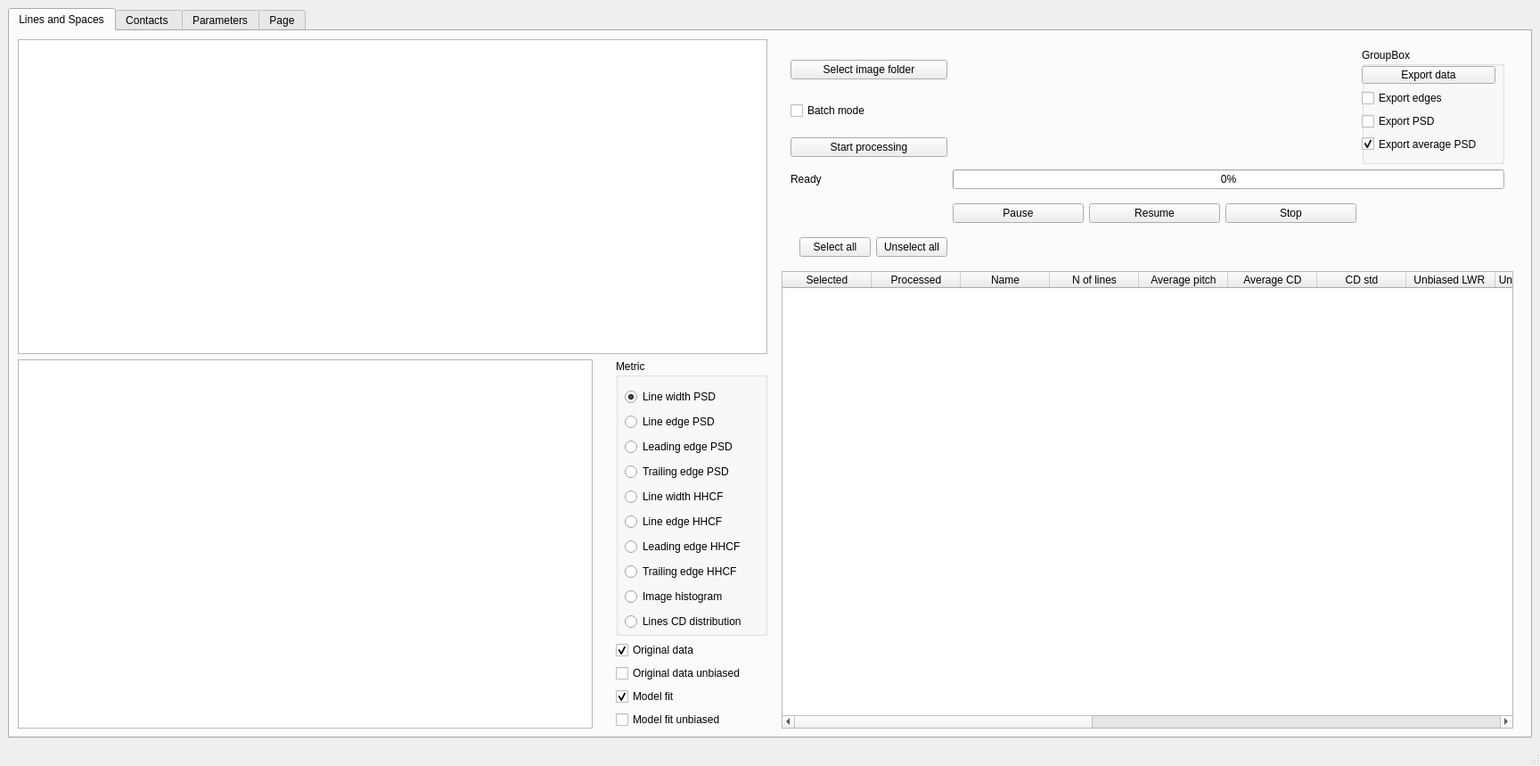
<?xml version="1.0" encoding="UTF-8"?>
<ui version="4.0">
 <class>MainWindow</class>
 <widget class="QMainWindow" name="MainWindow">
  <property name="geometry">
   <rect>
    <x>0</x>
    <y>0</y>
    <width>1728</width>
    <height>859</height>
   </rect>
  </property>
  <property name="windowTitle">
   <string>MainWindow</string>
  </property>
  <widget class="QWidget" name="centralwidget">
   <layout class="QVBoxLayout" name="verticalLayout">
    <item>
     <widget class="QTabWidget" name="tabs">
      <property name="font">
       <font>
        <bold>false</bold>
       </font>
      </property>
      <property name="currentIndex">
       <number>0</number>
      </property>
      <widget class="QWidget" name="lines_tab">
       <attribute name="title">
        <string>Lines and Spaces</string>
       </attribute>
       <layout class="QHBoxLayout" name="horizontalLayout">
        <item>
         <layout class="QVBoxLayout" name="verticalLayout_2">
          <item>
           <widget class="PlotWidget" name="line_image_view">
            <property name="minimumSize">
             <size>
              <width>760</width>
              <height>0</height>
             </size>
            </property>
           </widget>
          </item>
          <item>
           <layout class="QHBoxLayout" name="horizontalLayout_2">
            <item>
             <widget class="PlotWidget" name="metric_plot"/>
            </item>
            <item>
             <spacer name="verticalSpacer">
              <property name="orientation">
               <enum>Qt::Vertical</enum>
              </property>
              <property name="sizeHint" stdset="0">
               <size>
                <width>20</width>
                <height>40</height>
               </size>
              </property>
             </spacer>
            </item>
            <item>
             <layout class="QVBoxLayout" name="verticalLayout_3" stretch="0,0,1,1,1">
              <property name="spacing">
               <number>-1</number>
              </property>
              <property name="leftMargin">
               <number>0</number>
              </property>
              <property name="topMargin">
               <number>0</number>
              </property>
              <property name="rightMargin">
               <number>0</number>
              </property>
              <property name="bottomMargin">
               <number>0</number>
              </property>
              <item>
               <widget class="QGroupBox" name="metric_selection">
                <property name="sizePolicy">
                 <sizepolicy hsizetype="Preferred" vsizetype="Preferred">
                  <horstretch>0</horstretch>
                  <verstretch>0</verstretch>
                 </sizepolicy>
                </property>
                <property name="minimumSize">
                 <size>
                  <width>170</width>
                  <height>310</height>
                 </size>
                </property>
                <property name="title">
                 <string>Metric</string>
                </property>
                <widget class="QWidget" name="verticalLayoutWidget_3">
                 <property name="geometry">
                  <rect>
                   <x>10</x>
                   <y>30</y>
                   <width>153</width>
                   <height>281</height>
                  </rect>
                 </property>
                 <layout class="QVBoxLayout" name="verticalLayout_4">
                  <item>
                   <widget class="QRadioButton" name="radioButton">
                    <property name="text">
                     <string>Line width PSD</string>
                    </property>
                    <property name="checked">
                     <bool>true</bool>
                    </property>
                   </widget>
                  </item>
                  <item>
                   <widget class="QRadioButton" name="radioButton_8">
                    <property name="text">
                     <string>Line edge PSD</string>
                    </property>
                   </widget>
                  </item>
                  <item>
                   <widget class="QRadioButton" name="radioButton_5">
                    <property name="text">
                     <string>Leading edge PSD</string>
                    </property>
                   </widget>
                  </item>
                  <item>
                   <widget class="QRadioButton" name="radioButton_6">
                    <property name="text">
                     <string>Trailing edge PSD</string>
                    </property>
                   </widget>
                  </item>
                  <item>
                   <widget class="QRadioButton" name="radioButton_7">
                    <property name="text">
                     <string>Line width HHCF</string>
                    </property>
                   </widget>
                  </item>
                  <item>
                   <widget class="QRadioButton" name="radioButton_2">
                    <property name="text">
                     <string>Line edge HHCF</string>
                    </property>
                   </widget>
                  </item>
                  <item>
                   <widget class="QRadioButton" name="radioButton_10">
                    <property name="text">
                     <string>Leading edge HHCF</string>
                    </property>
                   </widget>
                  </item>
                  <item>
                   <widget class="QRadioButton" name="radioButton_3">
                    <property name="text">
                     <string>Trailing edge HHCF</string>
                    </property>
                   </widget>
                  </item>
                  <item>
                   <widget class="QRadioButton" name="histogram">
                    <property name="text">
                     <string>Image histogram</string>
                    </property>
                   </widget>
                  </item>
                  <item>
                   <widget class="QRadioButton" name="radioButton_4">
                    <property name="text">
                     <string>Lines CD distribution</string>
                    </property>
                   </widget>
                  </item>
                 </layout>
                </widget>
               </widget>
              </item>
              <item>
               <widget class="QCheckBox" name="metric_original_data">
                <property name="text">
                 <string>Original data</string>
                </property>
                <property name="checked">
                 <bool>true</bool>
                </property>
               </widget>
              </item>
              <item>
               <widget class="QCheckBox" name="metric_data_unbiased">
                <property name="text">
                 <string>Original data unbiased</string>
                </property>
               </widget>
              </item>
              <item>
               <widget class="QCheckBox" name="metric_model_fit">
                <property name="text">
                 <string>Model fit</string>
                </property>
                <property name="checked">
                 <bool>true</bool>
                </property>
               </widget>
              </item>
              <item>
               <widget class="QCheckBox" name="metric_model_fit_unbiased">
                <property name="text">
                 <string>Model fit unbiased</string>
                </property>
               </widget>
              </item>
             </layout>
            </item>
           </layout>
          </item>
         </layout>
        </item>
        <item>
         <layout class="QVBoxLayout" name="verticalLayout_5">
          <property name="leftMargin">
           <number>10</number>
          </property>
          <property name="rightMargin">
           <number>10</number>
          </property>
          <item>
           <layout class="QGridLayout" name="gridLayout">
            <property name="leftMargin">
             <number>10</number>
            </property>
            <property name="topMargin">
             <number>10</number>
            </property>
            <property name="rightMargin">
             <number>10</number>
            </property>
            <property name="bottomMargin">
             <number>10</number>
            </property>
            <item row="2" column="0">
             <widget class="QPushButton" name="process_lines_button">
              <property name="text">
               <string>Start processing</string>
              </property>
             </widget>
            </item>
            <item row="2" column="1">
             <spacer name="horizontalSpacer">
              <property name="orientation">
               <enum>Qt::Horizontal</enum>
              </property>
              <property name="sizeHint" stdset="0">
               <size>
                <width>40</width>
                <height>20</height>
               </size>
              </property>
             </spacer>
            </item>
            <item row="0" column="2" rowspan="3">
             <widget class="QGroupBox" name="groupBox_2">
              <property name="minimumSize">
               <size>
                <width>160</width>
                <height>130</height>
               </size>
              </property>
              <property name="title">
               <string>GroupBox</string>
              </property>
              <widget class="QWidget" name="verticalLayoutWidget_5">
               <property name="geometry">
                <rect>
                 <x>0</x>
                 <y>20</y>
                 <width>150</width>
                 <height>97</height>
                </rect>
               </property>
               <layout class="QVBoxLayout" name="verticalLayout_6">
                <item>
                 <widget class="QPushButton" name="pushButton_5">
                  <property name="text">
                   <string>Export data</string>
                  </property>
                 </widget>
                </item>
                <item>
                 <widget class="QCheckBox" name="checkBox_7">
                  <property name="text">
                   <string>Export edges</string>
                  </property>
                 </widget>
                </item>
                <item>
                 <widget class="QCheckBox" name="checkBox_6">
                  <property name="text">
                   <string>Export PSD</string>
                  </property>
                 </widget>
                </item>
                <item>
                 <widget class="QCheckBox" name="checkBox_5">
                  <property name="text">
                   <string>Export average PSD</string>
                  </property>
                  <property name="checked">
                   <bool>true</bool>
                  </property>
                 </widget>
                </item>
               </layout>
              </widget>
             </widget>
            </item>
            <item row="0" column="0">
             <widget class="QPushButton" name="pushButton_ImageFolder">
              <property name="text">
               <string>Select image folder</string>
              </property>
             </widget>
            </item>
            <item row="1" column="0">
             <widget class="QCheckBox" name="checkBox_4">
              <property name="text">
               <string>Batch mode</string>
              </property>
             </widget>
            </item>
            <item row="3" column="0">
             <widget class="QLabel" name="label">
              <property name="text">
               <string>Ready</string>
              </property>
             </widget>
            </item>
            <item row="3" column="1" colspan="2">
             <widget class="QProgressBar" name="progressBar">
              <property name="value">
               <number>0</number>
              </property>
             </widget>
            </item>
            <item row="4" column="1">
             <layout class="QHBoxLayout" name="horizontalLayout_4">
              <property name="topMargin">
               <number>10</number>
              </property>
              <item>
               <widget class="QPushButton" name="pushButton_6">
                <property name="text">
                 <string>Pause</string>
                </property>
               </widget>
              </item>
              <item>
               <widget class="QPushButton" name="pushButton_8">
                <property name="text">
                 <string>Resume</string>
                </property>
               </widget>
              </item>
              <item>
               <widget class="QPushButton" name="pushButton_7">
                <property name="text">
                 <string>Stop</string>
                </property>
               </widget>
              </item>
             </layout>
            </item>
            <item row="6" column="0">
             <layout class="QHBoxLayout" name="horizontalLayout_6">
              <property name="leftMargin">
               <number>10</number>
              </property>
              <property name="topMargin">
               <number>10</number>
              </property>
              <item>
               <widget class="QPushButton" name="pushButton_3">
                <property name="text">
                 <string>Select all</string>
                </property>
               </widget>
              </item>
              <item>
               <widget class="QPushButton" name="pushButton_4">
                <property name="text">
                 <string>Unselect all</string>
                </property>
               </widget>
              </item>
             </layout>
            </item>
           </layout>
          </item>
          <item>
           <widget class="QTableWidget" name="linesTable">
            <property name="alternatingRowColors">
             <bool>true</bool>
            </property>
            <property name="rowCount">
             <number>0</number>
            </property>
            <property name="columnCount">
             <number>19</number>
            </property>
            <column>
             <property name="text">
              <string>Selected</string>
             </property>
            </column>
            <column>
             <property name="text">
              <string>Processed</string>
             </property>
            </column>
            <column>
             <property name="text">
              <string>Name</string>
             </property>
            </column>
            <column>
             <property name="text">
              <string>N of lines</string>
             </property>
            </column>
            <column>
             <property name="text">
              <string>Average pitch</string>
             </property>
            </column>
            <column>
             <property name="text">
              <string>Average CD</string>
             </property>
            </column>
            <column>
             <property name="text">
              <string>CD std</string>
             </property>
            </column>
            <column>
             <property name="text">
              <string>Unbiased LWR </string>
             </property>
            </column>
            <column>
             <property name="text">
              <string>Unbiased LWR fit</string>
             </property>
            </column>
            <column/>
            <column/>
            <column/>
            <column/>
            <column/>
            <column/>
            <column/>
            <column/>
            <column/>
            <column/>
           </widget>
          </item>
         </layout>
        </item>
       </layout>
      </widget>
      <widget class="QWidget" name="contacts_tab">
       <attribute name="title">
        <string>Contacts </string>
       </attribute>
      </widget>
      <widget class="QWidget" name="parameters_Tab">
       <attribute name="title">
        <string>Parameters</string>
       </attribute>
       <layout class="QHBoxLayout" name="horizontalLayout_3">
        <item>
         <layout class="QVBoxLayout" name="verticalLayout_7">
          <item>
           <widget class="QGraphicsView" name="graphicsView_3">
            <property name="maximumSize">
             <size>
              <width>16777215</width>
              <height>16777215</height>
             </size>
            </property>
           </widget>
          </item>
          <item>
           <widget class="QGroupBox" name="groupBox_3">
            <property name="minimumSize">
             <size>
              <width>0</width>
              <height>50</height>
             </size>
            </property>
            <property name="title">
             <string>Preprocessing</string>
            </property>
            <layout class="QHBoxLayout" name="horizontalLayout_10">
             <item>
              <layout class="QGridLayout" name="gridLayout_2">
               <item row="3" column="0" colspan="2">
                <widget class="QSlider" name="horizontalSlider">
                 <property name="minimum">
                  <number>-90</number>
                 </property>
                 <property name="maximum">
                  <number>90</number>
                 </property>
                 <property name="orientation">
                  <enum>Qt::Horizontal</enum>
                 </property>
                </widget>
               </item>
               <item row="4" column="0">
                <widget class="QLabel" name="label_4">
                 <property name="text">
                  <string>Rotation angle [deg]</string>
                 </property>
                 <property name="alignment">
                  <set>Qt::AlignRight|Qt::AlignTrailing|Qt::AlignVCenter</set>
                 </property>
                </widget>
               </item>
               <item row="2" column="0" colspan="2">
                <widget class="QLabel" name="label_3">
                 <property name="maximumSize">
                  <size>
                   <width>16777215</width>
                   <height>30</height>
                  </size>
                 </property>
                 <property name="text">
                  <string>Manual rotation adjustment</string>
                 </property>
                 <property name="alignment">
                  <set>Qt::AlignCenter</set>
                 </property>
                </widget>
               </item>
               <item row="1" column="0">
                <widget class="QLabel" name="label_2">
                 <property name="text">
                  <string>Image denoising</string>
                 </property>
                 <property name="alignment">
                  <set>Qt::AlignRight|Qt::AlignTrailing|Qt::AlignVCenter</set>
                 </property>
                </widget>
               </item>
               <item row="1" column="1">
                <widget class="QLineEdit" name="lineEdit">
                 <property name="text">
                  <string>11</string>
                 </property>
                </widget>
               </item>
               <item row="0" column="0">
                <widget class="QCheckBox" name="checkBox_10">
                 <property name="text">
                  <string>Automatic rotation correction</string>
                 </property>
                 <property name="checked">
                  <bool>true</bool>
                 </property>
                </widget>
               </item>
               <item row="4" column="1">
                <widget class="QLineEdit" name="lineEdit_2">
                 <property name="text">
                  <string>0</string>
                 </property>
                </widget>
               </item>
              </layout>
             </item>
             <item>
              <widget class="QGroupBox" name="groupBox_7">
               <property name="title">
                <string>Gradient correction</string>
               </property>
               <layout class="QVBoxLayout" name="verticalLayout_9">
                <item>
                 <widget class="QRadioButton" name="radioButton_14">
                  <property name="text">
                   <string>None</string>
                  </property>
                  <property name="checked">
                   <bool>true</bool>
                  </property>
                 </widget>
                </item>
                <item>
                 <widget class="QRadioButton" name="radioButton_11">
                  <property name="text">
                   <string>Linear</string>
                  </property>
                 </widget>
                </item>
                <item>
                 <widget class="QRadioButton" name="radioButton_13">
                  <property name="text">
                   <string>Quadratic</string>
                  </property>
                 </widget>
                </item>
                <item>
                 <widget class="QRadioButton" name="radioButton_12">
                  <property name="text">
                   <string>Cubic</string>
                  </property>
                 </widget>
                </item>
               </layout>
              </widget>
             </item>
             <item>
              <widget class="QGroupBox" name="groupBox_8">
               <property name="title">
                <string>Region of interest</string>
               </property>
               <layout class="QVBoxLayout" name="verticalLayout_10">
                <item>
                 <widget class="QPushButton" name="pushButton_9">
                  <property name="text">
                   <string>Set ROI</string>
                  </property>
                 </widget>
                </item>
                <item>
                 <layout class="QFormLayout" name="formLayout">
                  <item row="0" column="0">
                   <widget class="QLabel" name="label_5">
                    <property name="text">
                     <string>X1</string>
                    </property>
                   </widget>
                  </item>
                  <item row="0" column="1">
                   <widget class="QLineEdit" name="X1">
                    <property name="text">
                     <string>100</string>
                    </property>
                   </widget>
                  </item>
                  <item row="1" column="0">
                   <widget class="QLabel" name="label_6">
                    <property name="text">
                     <string>X2</string>
                    </property>
                   </widget>
                  </item>
                  <item row="2" column="0">
                   <widget class="QLabel" name="label_7">
                    <property name="text">
                     <string>Y1</string>
                    </property>
                   </widget>
                  </item>
                  <item row="3" column="0">
                   <widget class="QLabel" name="label_8">
                    <property name="text">
                     <string>Y2</string>
                    </property>
                   </widget>
                  </item>
                  <item row="1" column="1">
                   <widget class="QLineEdit" name="X2">
                    <property name="text">
                     <string>1100</string>
                    </property>
                   </widget>
                  </item>
                  <item row="2" column="1">
                   <widget class="QLineEdit" name="Y1">
                    <property name="text">
                     <string>100</string>
                    </property>
                   </widget>
                  </item>
                  <item row="3" column="1">
                   <widget class="QLineEdit" name="Y2">
                    <property name="text">
                     <string>900</string>
                    </property>
                   </widget>
                  </item>
                 </layout>
                </item>
               </layout>
              </widget>
             </item>
            </layout>
           </widget>
          </item>
         </layout>
        </item>
        <item>
         <layout class="QVBoxLayout" name="verticalLayout_8">
          <item>
           <widget class="QGroupBox" name="groupBox_4">
            <property name="title">
             <string>Edge detection</string>
            </property>
            <layout class="QHBoxLayout" name="horizontalLayout_5">
             <item>
              <layout class="QVBoxLayout" name="verticalLayout_11">
               <property name="leftMargin">
                <number>10</number>
               </property>
               <property name="rightMargin">
                <number>10</number>
               </property>
               <property name="bottomMargin">
                <number>10</number>
               </property>
               <item>
                <widget class="QGroupBox" name="groupBox_9">
                 <property name="title">
                  <string>Image Tone</string>
                 </property>
                 <layout class="QVBoxLayout" name="verticalLayout_14">
                  <item>
                   <widget class="QRadioButton" name="tone_positive_radiobutton">
                    <property name="text">
                     <string>Positive</string>
                    </property>
                   </widget>
                  </item>
                  <item>
                   <widget class="QRadioButton" name="tone_negative_radiobutton">
                    <property name="text">
                     <string>Negative</string>
                    </property>
                    <property name="checked">
                     <bool>true</bool>
                    </property>
                   </widget>
                  </item>
                 </layout>
                </widget>
               </item>
               <item>
                <spacer name="horizontalSpacer_2">
                 <property name="orientation">
                  <enum>Qt::Horizontal</enum>
                 </property>
                 <property name="sizeHint" stdset="0">
                  <size>
                   <width>40</width>
                   <height>20</height>
                  </size>
                 </property>
                </spacer>
               </item>
               <item>
                <layout class="QGridLayout" name="gridLayout_3">
                 <item row="2" column="2">
                  <widget class="QLineEdit" name="MaxSpie">
                   <property name="text">
                    <string>10</string>
                   </property>
                  </widget>
                 </item>
                 <item row="1" column="2">
                  <widget class="QLineEdit" name="PinchingThreshold">
                   <property name="text">
                    <string>5</string>
                   </property>
                  </widget>
                 </item>
                 <item row="0" column="2">
                  <widget class="QLineEdit" name="BridgingThreshold">
                   <property name="text">
                    <string>5</string>
                   </property>
                  </widget>
                 </item>
                 <item row="3" column="0">
                  <widget class="QCheckBox" name="MultiCore">
                   <property name="text">
                    <string>Multi core</string>
                   </property>
                  </widget>
                 </item>
                 <item row="1" column="0">
                  <widget class="QLabel" name="label_11">
                   <property name="text">
                    <string>Pinching threshold</string>
                   </property>
                  </widget>
                 </item>
                 <item row="2" column="0">
                  <widget class="QLabel" name="label_12">
                   <property name="text">
                    <string>Max spike</string>
                   </property>
                  </widget>
                 </item>
                 <item row="0" column="0">
                  <widget class="QLabel" name="label_10">
                   <property name="text">
                    <string>Bridging threshold</string>
                   </property>
                  </widget>
                 </item>
                </layout>
               </item>
              </layout>
             </item>
             <item>
              <layout class="QGridLayout" name="gridLayout_4">
               <property name="leftMargin">
                <number>10</number>
               </property>
               <property name="topMargin">
                <number>10</number>
               </property>
               <property name="rightMargin">
                <number>10</number>
               </property>
               <property name="bottomMargin">
                <number>10</number>
               </property>
               <item row="4" column="0">
                <widget class="QLabel" name="label_18">
                 <property name="text">
                  <string>Pixel size [nm]</string>
                 </property>
                </widget>
               </item>
               <item row="2" column="1">
                <widget class="QLineEdit" name="minPeakProminence_line_edit">
                 <property name="text">
                  <string>0.36</string>
                 </property>
                </widget>
               </item>
               <item row="2" column="0">
                <widget class="QLabel" name="label_14">
                 <property name="text">
                  <string>Min peak prominence</string>
                 </property>
                </widget>
               </item>
               <item row="1" column="1">
                <widget class="QLineEdit" name="minPeakDistance_line_edit">
                 <property name="text">
                  <string>10</string>
                 </property>
                </widget>
               </item>
               <item row="0" column="1">
                <widget class="QLineEdit" name="threshold_line_edit">
                 <property name="text">
                  <string>0.5</string>
                 </property>
                </widget>
               </item>
               <item row="1" column="0">
                <widget class="QLabel" name="label_13">
                 <property name="text">
                  <string>Min peak distance</string>
                 </property>
                </widget>
               </item>
               <item row="0" column="0">
                <widget class="QLabel" name="label_9">
                 <property name="text">
                  <string>Threshold</string>
                 </property>
                </widget>
               </item>
               <item row="3" column="0" colspan="2">
                <layout class="QGridLayout" name="gridLayout_5">
                 <item row="0" column="0">
                  <widget class="QRadioButton" name="EdgeRange_button">
                   <property name="text">
                    <string>Edge range</string>
                   </property>
                   <property name="checked">
                    <bool>true</bool>
                   </property>
                  </widget>
                 </item>
                 <item row="1" column="0">
                  <widget class="QRadioButton" name="CDfraction_button">
                   <property name="text">
                    <string>CD fraction</string>
                   </property>
                  </widget>
                 </item>
                 <item row="0" column="1">
                  <widget class="QLineEdit" name="EdgeRange">
                   <property name="text">
                    <string>8</string>
                   </property>
                  </widget>
                 </item>
                 <item row="1" column="1">
                  <widget class="QLineEdit" name="CDFraction">
                   <property name="text">
                    <string>0.25</string>
                   </property>
                  </widget>
                 </item>
                </layout>
               </item>
               <item row="4" column="1">
                <widget class="QLineEdit" name="pixelSize_line_edit">
                 <property name="text">
                  <string>1</string>
                 </property>
                </widget>
               </item>
               <item row="5" column="0">
                <widget class="QLabel" name="label_15">
                 <property name="text">
                  <string>SEM model</string>
                 </property>
                </widget>
               </item>
               <item row="5" column="1">
                <widget class="QComboBox" name="SEM_model">
                 <item>
                  <property name="text">
                   <string>Generic</string>
                  </property>
                 </item>
                 <item>
                  <property name="text">
                   <string>Hitachi</string>
                  </property>
                 </item>
                 <item>
                  <property name="text">
                   <string>Zeiss</string>
                  </property>
                 </item>
                </widget>
               </item>
              </layout>
             </item>
             <item>
              <layout class="QVBoxLayout" name="verticalLayout_12">
               <property name="leftMargin">
                <number>10</number>
               </property>
               <item>
                <widget class="QGroupBox" name="Edge_fit_function">
                 <property name="title">
                  <string>Edge fit function</string>
                 </property>
                 <layout class="QVBoxLayout" name="verticalLayout_13">
                  <item>
                   <widget class="QRadioButton" name="Polynomial">
                    <property name="text">
                     <string>Polynomial</string>
                    </property>
                    <property name="checked">
                     <bool>true</bool>
                    </property>
                   </widget>
                  </item>
                  <item>
                   <widget class="QRadioButton" name="Linear">
                    <property name="text">
                     <string>Linear</string>
                    </property>
                   </widget>
                  </item>
                  <item>
                   <widget class="QRadioButton" name="ThresholdEdge">
                    <property name="text">
                     <string>Threshold</string>
                    </property>
                   </widget>
                  </item>
                  <item>
                   <widget class="QRadioButton" name="brightEdge">
                    <property name="text">
                     <string>Brigh edge</string>
                    </property>
                   </widget>
                  </item>
                  <item>
                   <widget class="QGroupBox" name="groupBox_11">
                    <property name="enabled">
                     <bool>false</bool>
                    </property>
                    <property name="title">
                     <string/>
                    </property>
                    <layout class="QVBoxLayout" name="verticalLayout_15">
                     <item>
                      <widget class="QRadioButton" name="radioButton_23">
                       <property name="text">
                        <string>Center</string>
                       </property>
                       <property name="checked">
                        <bool>true</bool>
                       </property>
                      </widget>
                     </item>
                     <item>
                      <widget class="QRadioButton" name="radioButton_24">
                       <property name="text">
                        <string>Inner</string>
                       </property>
                      </widget>
                     </item>
                     <item>
                      <widget class="QRadioButton" name="radioButton_25">
                       <property name="text">
                        <string>Outer</string>
                       </property>
                      </widget>
                     </item>
                    </layout>
                   </widget>
                  </item>
                  <item>
                   <spacer name="verticalSpacer_2">
                    <property name="orientation">
                     <enum>Qt::Vertical</enum>
                    </property>
                    <property name="sizeType">
                     <enum>QSizePolicy::Maximum</enum>
                    </property>
                    <property name="sizeHint" stdset="0">
                     <size>
                      <width>20</width>
                      <height>10</height>
                     </size>
                    </property>
                   </spacer>
                  </item>
                 </layout>
                </widget>
               </item>
              </layout>
             </item>
            </layout>
           </widget>
          </item>
          <item>
           <widget class="QGroupBox" name="groupBox_5">
            <property name="title">
             <string>Post processing</string>
            </property>
            <widget class="QCheckBox" name="checkBox_9">
             <property name="geometry">
              <rect>
               <x>20</x>
               <y>30</y>
               <width>203</width>
               <height>20</height>
              </rect>
             </property>
             <property name="text">
              <string>Edge distortion correction</string>
             </property>
            </widget>
           </widget>
          </item>
          <item>
           <widget class="QGroupBox" name="groupBox_6">
            <property name="title">
             <string>Power spectral density fit</string>
            </property>
            <layout class="QHBoxLayout" name="horizontalLayout_7">
             <item>
              <layout class="QGridLayout" name="gridLayout_6">
               <item row="0" column="0">
                <widget class="QRadioButton" name="radioButton_26">
                 <property name="text">
                  <string>Multitaper</string>
                 </property>
                </widget>
               </item>
               <item row="1" column="0">
                <widget class="QGroupBox" name="groupBox_12">
                 <property name="title">
                  <string/>
                 </property>
                 <layout class="QGridLayout" name="gridLayout_8">
                  <item row="0" column="1">
                   <widget class="QComboBox" name="comboBox_2">
                    <item>
                     <property name="text">
                      <string>Slepian</string>
                     </property>
                    </item>
                    <item>
                     <property name="text">
                      <string>Sinusoidal</string>
                     </property>
                    </item>
                   </widget>
                  </item>
                  <item row="2" column="0">
                   <widget class="QLabel" name="label_17">
                    <property name="text">
                     <string>Number of tapers</string>
                    </property>
                   </widget>
                  </item>
                  <item row="0" column="0">
                   <widget class="QLabel" name="label_16">
                    <property name="text">
                     <string>Taper functions</string>
                    </property>
                   </widget>
                  </item>
                  <item row="2" column="1">
                   <widget class="QLineEdit" name="lineEdit_16"/>
                  </item>
                 </layout>
                </widget>
               </item>
              </layout>
             </item>
             <item>
              <layout class="QGridLayout" name="gridLayout_7">
               <property name="leftMargin">
                <number>10</number>
               </property>
               <item row="1" column="0">
                <widget class="QLabel" name="label_20">
                 <property name="text">
                  <string>Low frequency average</string>
                 </property>
                </widget>
               </item>
               <item row="3" column="1">
                <widget class="QLineEdit" name="lineEdit_19"/>
               </item>
               <item row="2" column="1">
                <widget class="QLineEdit" name="lineEdit_18"/>
               </item>
               <item row="3" column="0">
                <widget class="QLabel" name="label_22">
                 <property name="text">
                  <string>TextLabel</string>
                 </property>
                </widget>
               </item>
               <item row="2" column="0">
                <widget class="QLabel" name="label_21">
                 <property name="text">
                  <string>High frequency average</string>
                 </property>
                </widget>
               </item>
               <item row="0" column="1">
                <widget class="QComboBox" name="comboBox_3">
                 <item>
                  <property name="text">
                   <string>Palasantzas 1</string>
                  </property>
                 </item>
                 <item>
                  <property name="text">
                   <string>Palasantzas 2</string>
                  </property>
                 </item>
                 <item>
                  <property name="text">
                   <string>Gaussian</string>
                  </property>
                 </item>
                 <item>
                  <property name="text">
                   <string>Floating alpha</string>
                  </property>
                 </item>
                 <item>
                  <property name="text">
                   <string>No white noise</string>
                  </property>
                 </item>
                 <item>
                  <property name="text">
                   <string>Integral</string>
                  </property>
                 </item>
                </widget>
               </item>
               <item row="0" column="0">
                <widget class="QLabel" name="label_19">
                 <property name="text">
                  <string>PSD model</string>
                 </property>
                </widget>
               </item>
               <item row="1" column="1">
                <widget class="QLineEdit" name="lineEdit_17"/>
               </item>
               <item row="4" column="1">
                <widget class="QLineEdit" name="lineEdit_20"/>
               </item>
               <item row="4" column="0">
                <widget class="QLabel" name="label_23">
                 <property name="text">
                  <string>High frequency </string>
                 </property>
                </widget>
               </item>
              </layout>
             </item>
            </layout>
           </widget>
          </item>
         </layout>
        </item>
       </layout>
      </widget>
      <widget class="QWidget" name="tab_4">
       <attribute name="title">
        <string>Page</string>
       </attribute>
      </widget>
     </widget>
    </item>
   </layout>
  </widget>
  <widget class="QStatusBar" name="statusbar"/>
 </widget>
 <customwidgets>
  <customwidget>
   <class>PlotWidget</class>
   <extends>QGraphicsView</extends>
   <header location="global">pyqtgraph</header>
  </customwidget>
 </customwidgets>
 <resources/>
 <connections/>
</ui>
